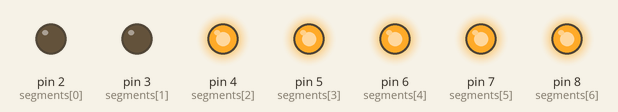
A sketch run on a simulated Arduino Uno, built with avr-gcc and run on an emulated ATmega328P. On the bench: output pins drawn as LEDs (lit = HIGH).

Above: at 0.5 s.
At 2.5 s:
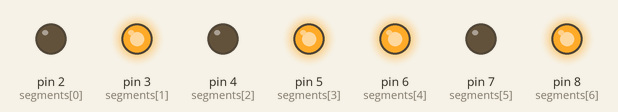
At 3.5 s:
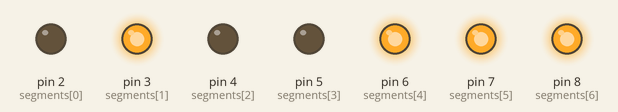
At 5.5 s:
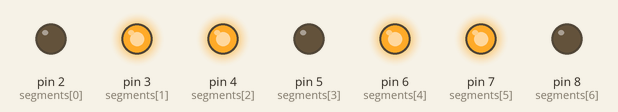
At 8.5 s:
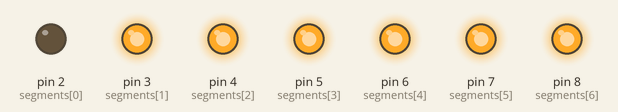
At 11.5 s:
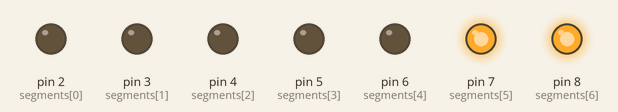
Timing chart, 0 to 13.0 s (numbered marks = the images above):
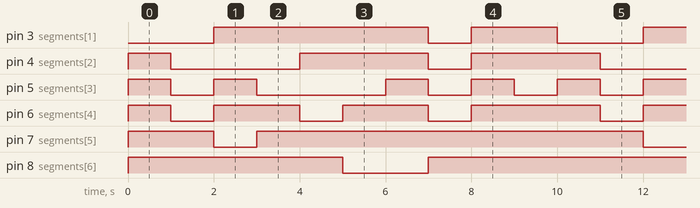

The sketch:

sevenSegmentedDisplay.ino
```cpp
// Define the pin mappings for the segments of the 7-segment display
const int segments[] = {2, 3, 4, 5, 6, 7, 8}; // Example pin numbers for segments A to G

// Define the patterns for each digit (0 to 9)
const byte digitPatterns[10] = {
  B11111100, // 0
  B01100000, // 1
  B11011010, // 2
  B11110010, // 3
  B01100110, // 4
  B10110110, // 5
  B10111110, // 6
  B11100000, // 7
  B11111110, // 8
  B11110110  // 9
};

void setup() {
  for (int i = 0; i < 7; i++) {
    pinMode(segments[i], OUTPUT);
  }
}

void loop() {
  // Display digits 0 to 9 in sequence
  for (int i = 0; i < 10; i++) {
    displayDigit(i);
    delay(1000); // Adjust the delay as needed
  }
}

// Function to display a digit on the 7-segment display
void displayDigit(int digit) {
  byte pattern = digitPatterns[digit];
  for (int i = 0; i < 7; i++) {
    digitalWrite(segments[i], bitRead(pattern, i));
  }
}
```

Measured:
- by itself, pin 3 (segments[1]): repeats every 10.0 s: LOW 1.0 s, HIGH 2.0 s, LOW 2.0 s, HIGH 5.0 s
- by itself, pin 4 (segments[2]): repeats every 10.0 s: LOW 3.0 s, HIGH 3.0 s, LOW 1.0 s, HIGH 3.0 s
- by itself, pin 5 (segments[3]): repeats every 10.0 s: LOW 1.0 s, HIGH 1.0 s, LOW 3.0 s, 2 × (HIGH 1.0 s, LOW 1.0 s), HIGH 1.0 s
- by itself, pin 6 (segments[4]): repeats every 10.0 s: 2 × (LOW 1.0 s, HIGH 2.0 s), LOW 1.0 s, HIGH 3.0 s
- by itself, pin 7 (segments[5]): repeats every 10.0 s: LOW 1.0 s, HIGH 9.0 s
- by itself, pin 8 (segments[6]): repeats every 10.0 s: LOW 2.0 s, HIGH 8.0 s
